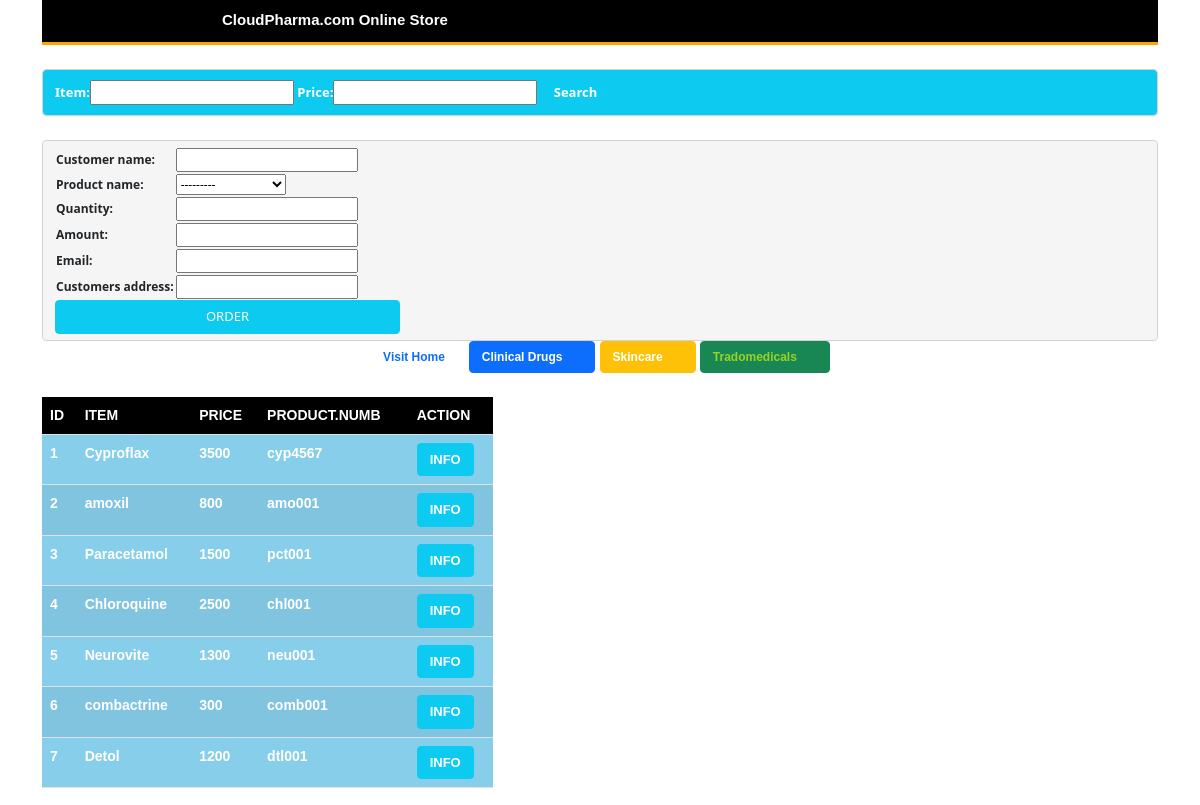
Screenshot of /pharma_app/itm2/ (signed in) with the database file from the repository.
### pharma_app/models.py (models this page shows)
class products(models.Model):
    STATUS = (
              ('PharmaceuticalDrugs', 'PharmaceuticalDrugs'),
              ('Tradomedicals', 'Tradomedicals'),
              ('skincare', 'skincare'),
    )
    item = models.CharField(max_length=200)
    price = models.IntegerField()
    product_no = models.CharField(max_length=200)
    status = models.CharField(max_length=300, choices=STATUS, null=True)
    def __str__(self):
        return self.item

### pharma_app/views.py (the view)
# urls.py: path('itm2/',views.itempage2, name='itmp1'),
@login_required(login_url='loginp')
def itempage2(request):
    frm = CustorderForm()
    if request.method == 'POST':
        frm = CustorderForm(request.POST)
        if frm.is_valid():
            frm.save()
            templates = loader.get_template('pharma_app/Home.html')
            return HttpResponse(templates.render({}, request))
    else:
            data = products.objects.all()
            data2 = data.filter(status='PharmaceuticalDrugs')
            myFilters = itmFilters(request.GET, queryset=data2)
            data2 = myFilters.qs
            dict = {'obj2': data2, 'obj6':frm, 'myFilters': myFilters}
            templates = loader.get_template('pharma_app/sub_pro2.html')
            return HttpResponse(templates.render(dict, request))

### pharma_app/forms.py
class CustorderForm(ModelForm):
    class Meta:
        model = customer_orders
        fields = '__all__'

### pharma_app/templates/pharma_app/sub_pro2.html (shortened to what this page needs)
<!DOCTYPE html>
<html lang="en">
<head>
</head>
<body>
     {% extends "pharma_app/product.html" %}
     {% block content1 %}
        <div>
                   <form method="get" class="form form-control bg-info">
                       <span style="font-weight:bolder; color:white; font-size:13px;">
                       {{myFilters.form}}
                        </span>
                       <input class="btn btn-info" style="color:white; font-weight:bolder; font-size:13px;" type="submit" name="btn" value="Search"/>
                   </form>
        </div><br>
     {% endblock %}
    {% block content %}
     <div class="row">
         <div class="col-5">
            <table class="table table-striped" style="font-family:Arial; font-size:14px; font-weight:bolder; background-color:skyblue;">
                <tr style="color:white; background-color:black;">
                    <th>ID</th>
                    <th>ITEM</th>
                    <th>PRICE</th>
                    <th>PRODUCT.NUMB</th>
                    <th>ACTION</th>
                </tr>
                {% for o in obj2 %}
                <tr style="color:white">
                    <td>{{o.id}}</td>
                    <td>{{o.item}}</td>
                    <td>{{o.price}}</td>
                    <td>{{o.product_no}}</td>
                    <td><a class='btn btn-info' style="font-weight:bolder; color:white; font-size:13px;" href="/pharma_app/View/{{o.id}}">INFO</a></td>
                </tr>
                {% endfor %}
            </table>
    </div>
         <div class="col-5">
         </div>
     </div>
    {% endblock %}

### pharma_app/templates/pharma_app/product.html (style rules this page uses)
body { margin: -1px; }

### rows the page displays
products: id "1", item "Cyproflax", price "3500", product_no "cyp4567"
products: id "2", item "amoxil", price "800", product_no "amo001"
products: id "3", item "Paracetamol", price "1500", product_no "pct001"
products: id "4", item "Chloroquine", price "2500", product_no "chl001"
products: id "5", item "Neurovite", price "1300", product_no "neu001"
products: id "6", item "combactrine", price "300", product_no "comb001"
products: id "7", item "Detol", price "1200", product_no "dtl001"
